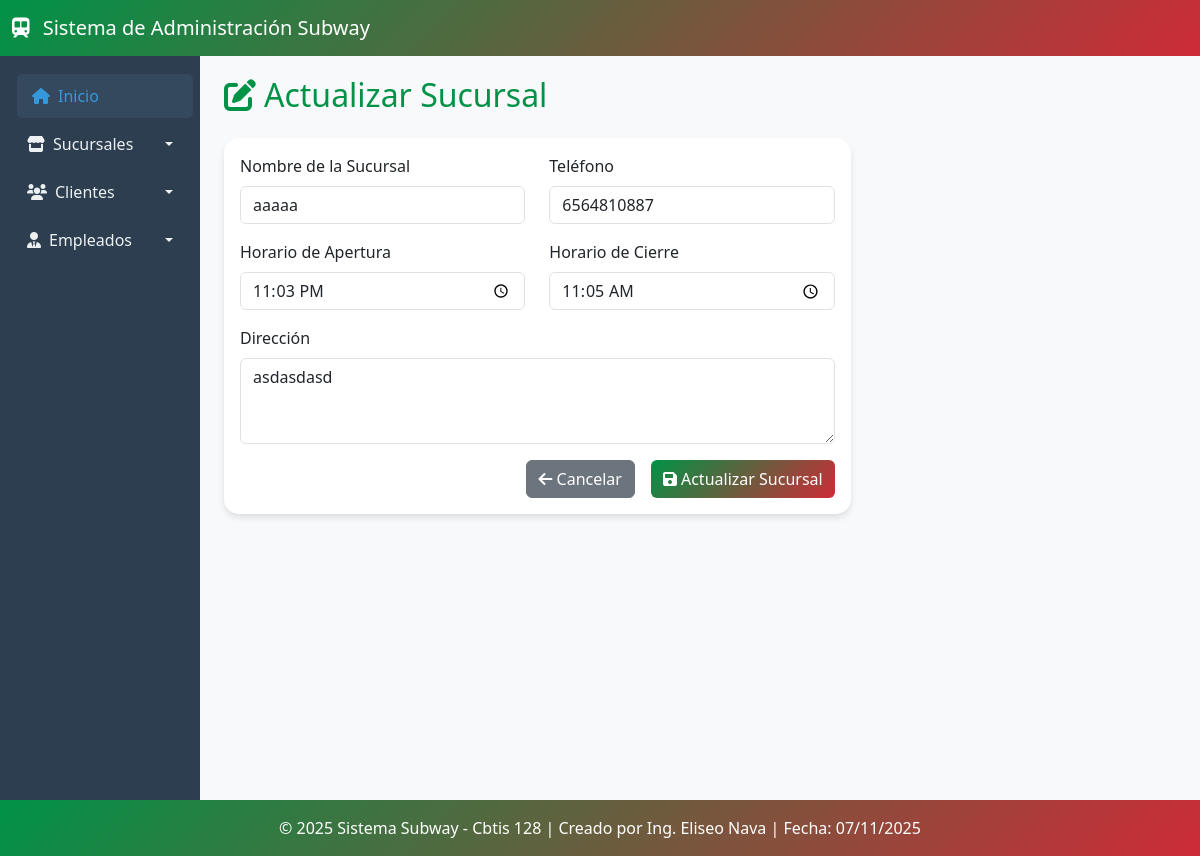
The app's page /sucursales/actualizar/2/ with its own data.
### app_Subway/models.py (models this page shows, shortened)
class Sucursal(models.Model):
    nombre = models.CharField(max_length=50)
    telefono = models.CharField(max_length=15)
    horario_apertura = models.TimeField()
    horario_cierre = models.TimeField()
    direccion = models.CharField(max_length=100)
    foto_sucursal = models.ImageField(upload_to='sucursales/fotos/', null=True, blank=True)  # NUEVO CAMPO

### app_Subway/views.py (the view)
# urls.py: path('sucursales/actualizar/<int:id>/', views.actualizar_sucursal, name='actualizar_sucursal'),
def actualizar_sucursal(request, id):
    sucursal = get_object_or_404(Sucursal, id=id)
    return render(request, 'app_Subway/sucursal/actualizar_sucursal.html', {'sucursal': sucursal})

### app_Subway/templates/app_Subway/sucursal/actualizar_sucursal.html (shortened to what this page needs)
{% extends 'app_Subway/base.html' %}
{% block content %}
<div class="row">
    <div class="col-12">
        <h2 class="mb-4" style="color: #009246;">
            <i class="fas fa-edit me-2"></i>Actualizar Sucursal
        </h2>
    </div>
</div>
<div class="row">
    <div class="col-md-8">
        <div class="card card-custom">
            <div class="card-body">
                <form method="POST" action="{% url 'realizar_actualizacion_sucursal' sucursal.id %}">
                    <div class="row mb-3">
                        <div class="col-md-6">
                            <label class="form-label">Nombre de la Sucursal</label>
                            <input type="text" class="form-control" name="nombre" value="{{ sucursal.nombre }}" required>
                        </div>
                        <div class="col-md-6">
                            <label class="form-label">Teléfono</label>
                            <input type="text" class="form-control" name="telefono" value="{{ sucursal.telefono }}" required>
                        </div>
                    </div>
                    <div class="row mb-3">
                        <div class="col-md-6">
                            <label class="form-label">Horario de Apertura</label>
                            <input type="time" class="form-control" name="horario_apertura" value="{{ sucursal.horario_apertura|time:'H:i' }}" required>
                        </div>
                        <div class="col-md-6">
                            <label class="form-label">Horario de Cierre</label>
                            <input type="time" class="form-control" name="horario_cierre" value="{{ sucursal.horario_cierre|time:'H:i' }}" required>
                        </div>
                    </div>
                    <div class="mb-3">
                        <label class="form-label">Dirección</label>
                        <textarea class="form-control" name="direccion" rows="3" required>{{ sucursal.direccion }}</textarea>
                    </div>
                    <div class="d-grid gap-2 d-md-flex justify-content-md-end">
                        <a href="{% url 'ver_sucursales' %}" class="btn btn-secondary me-md-2">
                            <i class="fas fa-arrow-left me-1"></i>Cancelar
                        </a>
                        <button type="submit" class="btn btn-subway">
                            <i class="fas fa-save me-1"></i>Actualizar Sucursal
                        </button>
                    </div>
                </form>
            </div>
        </div>
    </div>
</div>
{% endblock %}

### app_Subway/templates/app_Subway/base.html (style rules this page uses)
body { background-color: #f8f9fa; font-family: 'Segoe UI', Tahoma, Geneva, Verdana, sans-serif; }
.card-custom { border: none; border-radius: 15px; box-shadow: 0 4px 6px rgba(0,0,0,0.1); transition: transform 0.3s; }
.btn-subway { background: linear-gradient(135deg, #009246, #CE2B37); color: white; border: none; }

### records on screen
Sucursal: nombre "aaaaa", telefono "6564810887", horario_apertura "23:03", horario_cierre "11:05", direccion "asdasdasd"
